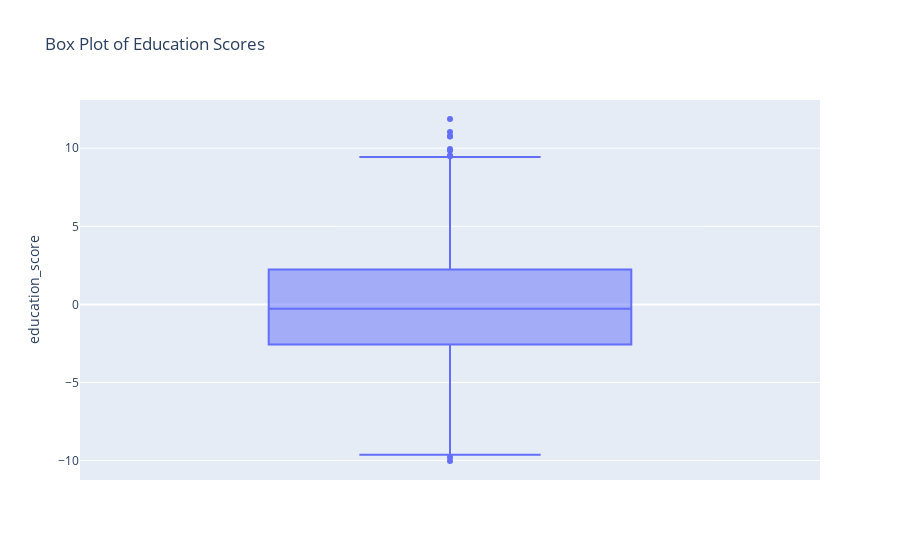

The cell this chart's notebook holds for it:
### Code cell
# Box Plot - Example using 'education_score'
box_plot = px.box(df, y='education_score', title='Box Plot of Education Scores')
box_plot.show()

### Figure 1 — Plotly figure (JSON) as saved in the notebook; plotly's stock layout.template omitted (floating-point values rounded to 4 significant figures; data arrays with more than 128 entries replaced by an {"elided": "..."} marker saying what was removed)
{"data": [{"alignmentgroup": "True", "hovertemplate": "education_score=%{y}<extra></extra>", "legendgroup": "", "marker": {"color": "#636efa"}, "name": "", "notched": false, "offsetgroup": "", "orientation": "v", "showlegend": false, "type": "box", "x0": " ", "xaxis": "x", "y": {"elided": "1104 float values"}, "y0": " ", "yaxis": "y"}], "layout": {"boxmode": "group", "legend": {"tracegroupgap": 0}, "title": {"text": "Box Plot of Education Scores"}, "xaxis": {"anchor": "y", "domain": [0, 1]}, "yaxis": {"anchor": "x", "domain": [0, 1], "title": {"text": "education_score"}}}}
